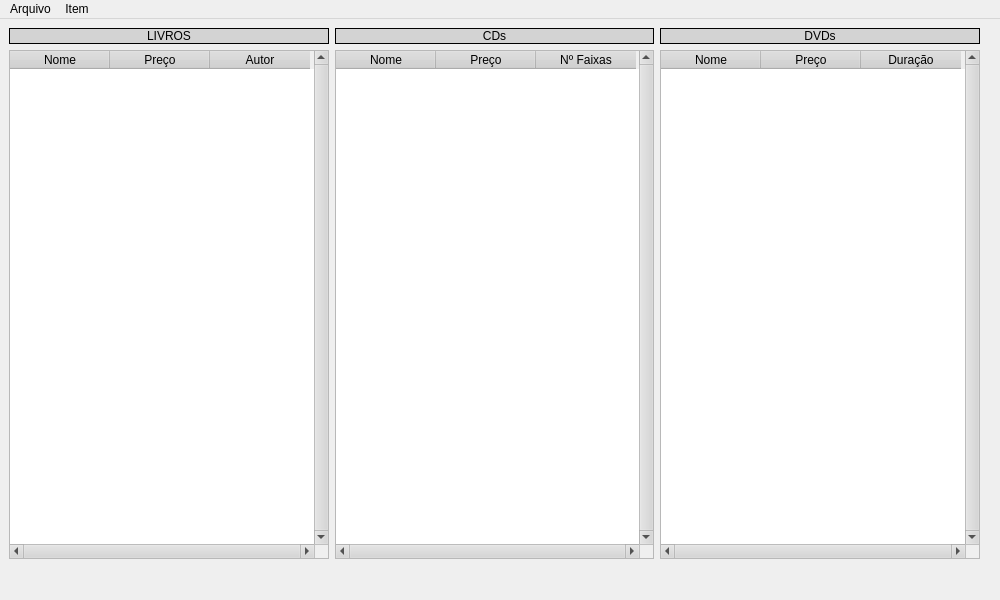
<?xml version="1.0" encoding="UTF-8"?>
<ui version="4.0">
 <class>MainLoja</class>
 <widget class="QMainWindow" name="MainLoja">
  <property name="geometry">
   <rect>
    <x>0</x>
    <y>0</y>
    <width>1000</width>
    <height>600</height>
   </rect>
  </property>
  <property name="windowTitle">
   <string>Estoque em loja</string>
  </property>
  <property name="windowIcon">
   <iconset theme="QIcon::ThemeIcon::Computer"/>
  </property>
  <property name="autoFillBackground">
   <bool>false</bool>
  </property>
  <property name="documentMode">
   <bool>false</bool>
  </property>
  <widget class="QWidget" name="widget_central">
   <property name="enabled">
    <bool>true</bool>
   </property>
   <property name="font">
    <font>
     <family>Segoe UI</family>
    </font>
   </property>
   <property name="autoFillBackground">
    <bool>true</bool>
   </property>
   <widget class="QWidget" name="layoutWidget">
    <property name="geometry">
     <rect>
      <x>9</x>
      <y>9</y>
      <width>971</width>
      <height>531</height>
     </rect>
    </property>
    <layout class="QVBoxLayout" name="Layout_total">
     <item>
      <layout class="QHBoxLayout" name="LayoutLabel">
       <item>
        <widget class="QLabel" name="Label_Livros">
         <property name="enabled">
          <bool>true</bool>
         </property>
         <property name="autoFillBackground">
          <bool>false</bool>
         </property>
         <property name="styleSheet">
          <string notr="true">color: rgb(0,0,0);
background-color: lightgray;</string>
         </property>
         <property name="frameShape">
          <enum>QFrame::Shape::Box</enum>
         </property>
         <property name="text">
          <string>LIVROS</string>
         </property>
         <property name="alignment">
          <set>Qt::AlignmentFlag::AlignCenter</set>
         </property>
         <property name="wordWrap">
          <bool>false</bool>
         </property>
        </widget>
       </item>
       <item>
        <widget class="QLabel" name="Label_CDs">
         <property name="autoFillBackground">
          <bool>false</bool>
         </property>
         <property name="styleSheet">
          <string notr="true">color: rgb(0,0,0);
background-color: lightgray;</string>
         </property>
         <property name="frameShape">
          <enum>QFrame::Shape::Box</enum>
         </property>
         <property name="text">
          <string>CDs</string>
         </property>
         <property name="alignment">
          <set>Qt::AlignmentFlag::AlignCenter</set>
         </property>
         <property name="wordWrap">
          <bool>false</bool>
         </property>
        </widget>
       </item>
       <item>
        <widget class="QLabel" name="Label_DVD">
         <property name="autoFillBackground">
          <bool>false</bool>
         </property>
         <property name="styleSheet">
          <string notr="true">color: rgb(0,0,0);
background-color: lightgray;</string>
         </property>
         <property name="frameShape">
          <enum>QFrame::Shape::Box</enum>
         </property>
         <property name="text">
          <string>DVDs</string>
         </property>
         <property name="alignment">
          <set>Qt::AlignmentFlag::AlignCenter</set>
         </property>
         <property name="wordWrap">
          <bool>false</bool>
         </property>
        </widget>
       </item>
      </layout>
     </item>
     <item>
      <layout class="QHBoxLayout" name="Layout_tables">
       <item>
        <widget class="QTableWidget" name="tableWidget_Livros">
         <property name="sizePolicy">
          <sizepolicy hsizetype="Expanding" vsizetype="Expanding">
           <horstretch>0</horstretch>
           <verstretch>0</verstretch>
          </sizepolicy>
         </property>
         <property name="palette">
          <palette>
           <active>
            <colorrole role="Button">
             <brush brushstyle="SolidPattern">
              <color alpha="255">
               <red>211</red>
               <green>211</green>
               <blue>211</blue>
              </color>
             </brush>
            </colorrole>
            <colorrole role="ButtonText">
             <brush brushstyle="SolidPattern">
              <color alpha="255">
               <red>0</red>
               <green>0</green>
               <blue>0</blue>
              </color>
             </brush>
            </colorrole>
           </active>
           <inactive>
            <colorrole role="Button">
             <brush brushstyle="SolidPattern">
              <color alpha="255">
               <red>211</red>
               <green>211</green>
               <blue>211</blue>
              </color>
             </brush>
            </colorrole>
            <colorrole role="ButtonText">
             <brush brushstyle="SolidPattern">
              <color alpha="255">
               <red>0</red>
               <green>0</green>
               <blue>0</blue>
              </color>
             </brush>
            </colorrole>
           </inactive>
           <disabled>
            <colorrole role="Button">
             <brush brushstyle="SolidPattern">
              <color alpha="255">
               <red>211</red>
               <green>211</green>
               <blue>211</blue>
              </color>
             </brush>
            </colorrole>
           </disabled>
          </palette>
         </property>
         <property name="cursor" stdset="0">
          <cursorShape>PointingHandCursor</cursorShape>
         </property>
         <property name="frameShape">
          <enum>QFrame::Shape::StyledPanel</enum>
         </property>
         <property name="frameShadow">
          <enum>QFrame::Shadow::Sunken</enum>
         </property>
         <property name="verticalScrollBarPolicy">
          <enum>Qt::ScrollBarPolicy::ScrollBarAlwaysOn</enum>
         </property>
         <property name="horizontalScrollBarPolicy">
          <enum>Qt::ScrollBarPolicy::ScrollBarAlwaysOn</enum>
         </property>
         <property name="editTriggers">
          <set>QAbstractItemView::EditTrigger::AnyKeyPressed|QAbstractItemView::EditTrigger::DoubleClicked|QAbstractItemView::EditTrigger::EditKeyPressed</set>
         </property>
         <property name="tabKeyNavigation">
          <bool>false</bool>
         </property>
         <property name="selectionMode">
          <enum>QAbstractItemView::SelectionMode::SingleSelection</enum>
         </property>
         <property name="selectionBehavior">
          <enum>QAbstractItemView::SelectionBehavior::SelectRows</enum>
         </property>
         <attribute name="horizontalHeaderVisible">
          <bool>true</bool>
         </attribute>
         <attribute name="horizontalHeaderCascadingSectionResizes">
          <bool>false</bool>
         </attribute>
         <attribute name="horizontalHeaderDefaultSectionSize">
          <number>100</number>
         </attribute>
         <attribute name="verticalHeaderVisible">
          <bool>false</bool>
         </attribute>
         <column>
          <property name="text">
           <string>Nome</string>
          </property>
         </column>
         <column>
          <property name="text">
           <string>Preço</string>
          </property>
         </column>
         <column>
          <property name="text">
           <string>Autor</string>
          </property>
         </column>
        </widget>
       </item>
       <item>
        <widget class="QTableWidget" name="tableWidget_CD">
         <property name="palette">
          <palette>
           <active>
            <colorrole role="Button">
             <brush brushstyle="SolidPattern">
              <color alpha="255">
               <red>211</red>
               <green>211</green>
               <blue>211</blue>
              </color>
             </brush>
            </colorrole>
            <colorrole role="ButtonText">
             <brush brushstyle="SolidPattern">
              <color alpha="255">
               <red>0</red>
               <green>0</green>
               <blue>0</blue>
              </color>
             </brush>
            </colorrole>
           </active>
           <inactive>
            <colorrole role="Button">
             <brush brushstyle="SolidPattern">
              <color alpha="255">
               <red>211</red>
               <green>211</green>
               <blue>211</blue>
              </color>
             </brush>
            </colorrole>
            <colorrole role="ButtonText">
             <brush brushstyle="SolidPattern">
              <color alpha="255">
               <red>0</red>
               <green>0</green>
               <blue>0</blue>
              </color>
             </brush>
            </colorrole>
           </inactive>
           <disabled>
            <colorrole role="Button">
             <brush brushstyle="SolidPattern">
              <color alpha="255">
               <red>211</red>
               <green>211</green>
               <blue>211</blue>
              </color>
             </brush>
            </colorrole>
           </disabled>
          </palette>
         </property>
         <property name="cursor" stdset="0">
          <cursorShape>PointingHandCursor</cursorShape>
         </property>
         <property name="verticalScrollBarPolicy">
          <enum>Qt::ScrollBarPolicy::ScrollBarAlwaysOn</enum>
         </property>
         <property name="horizontalScrollBarPolicy">
          <enum>Qt::ScrollBarPolicy::ScrollBarAlwaysOn</enum>
         </property>
         <property name="tabKeyNavigation">
          <bool>false</bool>
         </property>
         <property name="selectionMode">
          <enum>QAbstractItemView::SelectionMode::SingleSelection</enum>
         </property>
         <property name="selectionBehavior">
          <enum>QAbstractItemView::SelectionBehavior::SelectRows</enum>
         </property>
         <attribute name="verticalHeaderVisible">
          <bool>false</bool>
         </attribute>
         <column>
          <property name="text">
           <string>Nome</string>
          </property>
         </column>
         <column>
          <property name="text">
           <string>Preço</string>
          </property>
         </column>
         <column>
          <property name="text">
           <string>Nº Faixas</string>
          </property>
         </column>
        </widget>
       </item>
       <item>
        <widget class="QTableWidget" name="tableWidget_DVD">
         <property name="palette">
          <palette>
           <active>
            <colorrole role="Button">
             <brush brushstyle="SolidPattern">
              <color alpha="255">
               <red>211</red>
               <green>211</green>
               <blue>211</blue>
              </color>
             </brush>
            </colorrole>
            <colorrole role="ButtonText">
             <brush brushstyle="SolidPattern">
              <color alpha="255">
               <red>0</red>
               <green>0</green>
               <blue>0</blue>
              </color>
             </brush>
            </colorrole>
           </active>
           <inactive>
            <colorrole role="Button">
             <brush brushstyle="SolidPattern">
              <color alpha="255">
               <red>211</red>
               <green>211</green>
               <blue>211</blue>
              </color>
             </brush>
            </colorrole>
            <colorrole role="ButtonText">
             <brush brushstyle="SolidPattern">
              <color alpha="255">
               <red>0</red>
               <green>0</green>
               <blue>0</blue>
              </color>
             </brush>
            </colorrole>
           </inactive>
           <disabled>
            <colorrole role="Button">
             <brush brushstyle="SolidPattern">
              <color alpha="255">
               <red>211</red>
               <green>211</green>
               <blue>211</blue>
              </color>
             </brush>
            </colorrole>
           </disabled>
          </palette>
         </property>
         <property name="cursor" stdset="0">
          <cursorShape>PointingHandCursor</cursorShape>
         </property>
         <property name="verticalScrollBarPolicy">
          <enum>Qt::ScrollBarPolicy::ScrollBarAlwaysOn</enum>
         </property>
         <property name="horizontalScrollBarPolicy">
          <enum>Qt::ScrollBarPolicy::ScrollBarAlwaysOn</enum>
         </property>
         <property name="tabKeyNavigation">
          <bool>false</bool>
         </property>
         <property name="selectionMode">
          <enum>QAbstractItemView::SelectionMode::SingleSelection</enum>
         </property>
         <property name="selectionBehavior">
          <enum>QAbstractItemView::SelectionBehavior::SelectRows</enum>
         </property>
         <attribute name="verticalHeaderVisible">
          <bool>false</bool>
         </attribute>
         <column>
          <property name="text">
           <string>Nome</string>
          </property>
         </column>
         <column>
          <property name="text">
           <string>Preço</string>
          </property>
         </column>
         <column>
          <property name="text">
           <string>Duração</string>
          </property>
         </column>
        </widget>
       </item>
      </layout>
     </item>
    </layout>
   </widget>
  </widget>
  <widget class="QMenuBar" name="menubar">
   <property name="geometry">
    <rect>
     <x>0</x>
     <y>0</y>
     <width>1000</width>
     <height>21</height>
    </rect>
   </property>
   <widget class="QMenu" name="menuArquivo">
    <property name="title">
     <string>Arquivo</string>
    </property>
    <addaction name="actionLer"/>
    <addaction name="actionSalvar"/>
    <addaction name="separator"/>
    <addaction name="actionSair"/>
   </widget>
   <widget class="QMenu" name="menuItem">
    <property name="title">
     <string>Item</string>
    </property>
    <addaction name="actionIncluir_livro"/>
    <addaction name="actionIncluir_CD"/>
    <addaction name="actionIncluir_DVD"/>
   </widget>
   <addaction name="menuArquivo"/>
   <addaction name="menuItem"/>
  </widget>
  <widget class="QStatusBar" name="statusBar">
   <property name="sizeGripEnabled">
    <bool>false</bool>
   </property>
  </widget>
  <action name="actionLer">
   <property name="text">
    <string>Ler...</string>
   </property>
  </action>
  <action name="actionSalvar">
   <property name="text">
    <string>Salvar...</string>
   </property>
  </action>
  <action name="actionSair">
   <property name="text">
    <string>Sair</string>
   </property>
  </action>
  <action name="actionIncluir_livro">
   <property name="text">
    <string>Incluir Livro...</string>
   </property>
  </action>
  <action name="actionIncluir_CD">
   <property name="text">
    <string>Incluir CD...</string>
   </property>
  </action>
  <action name="actionIncluir_DVD">
   <property name="text">
    <string>Incluir DVD...</string>
   </property>
  </action>
 </widget>
 <resources/>
 <connections/>
</ui>
